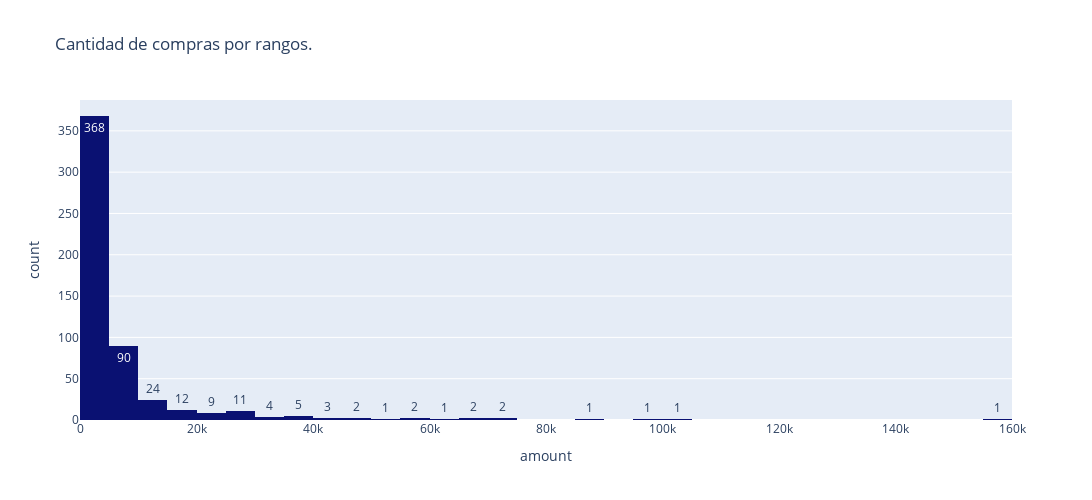

Notebook code cell kept with this figure:
### Code cell
px.histogram(compra_cliente, x='amount', text_auto=True,
             title='Cantidad de compras por rangos.',
             width=1100, height=500, color_discrete_sequence=['#0A1172'])

### Figure 1 — Plotly figure (JSON) as saved in the notebook; plotly's stock layout.template omitted (floating-point values rounded to 4 significant figures; data arrays with more than 128 entries replaced by an {"elided": "..."} marker saying what was removed)
{"data": [{"alignmentgroup": "True", "bingroup": "x", "hovertemplate": "amount=%{x}<br>count=%{y}<extra></extra>", "legendgroup": "", "marker": {"color": "#0A1172", "pattern": {"shape": ""}}, "name": "", "offsetgroup": "", "orientation": "v", "showlegend": false, "texttemplate": "%{value}", "type": "histogram", "x": {"elided": "540 int values"}, "xaxis": "x", "yaxis": "y"}], "layout": {"barmode": "relative", "height": 500, "legend": {"tracegroupgap": 0}, "title": {"text": "Cantidad de compras por rangos."}, "width": 1100, "xaxis": {"anchor": "y", "autorange": true, "domain": [0, 1], "range": [-0.5, 160000.0], "title": {"text": "amount"}, "type": "linear"}, "yaxis": {"anchor": "x", "autorange": true, "domain": [0, 1], "range": [0, 387.4], "title": {"text": "count"}}}}
